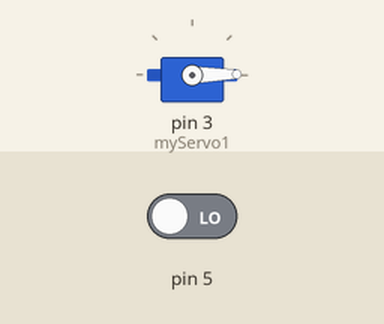
This sketch was run on a simulated Arduino Uno, built with avr-gcc and run on an emulated ATmega328P. On the bench: servo. The inputs (shaded band) are chosen by the test bench; at power-on: pin 5 LOW.

Above: at 1.2 s.
1.3 s: pin 5 driven HIGH
At 1.7 s:
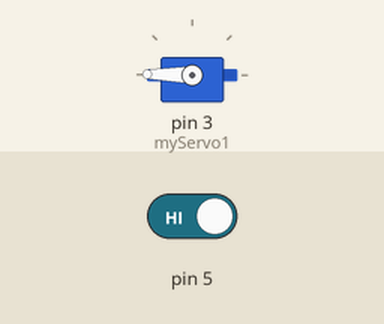
Timing chart, 0 to 4.3 s (numbered marks = the images above; inputs shaded):
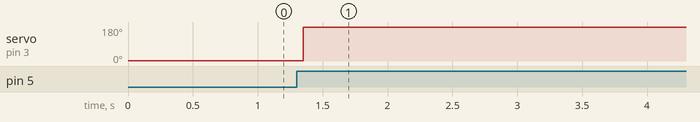

Measured:
- after the input at 1.3 s, servo on pin 3 (myServo1): 1° → 179° after 0.05 s

The sketch:

calibracion_cuchilla.ino
```cpp
#include <Servo.h>
Servo myServo1;
int e=0;
int ep=0;
int a =0;
void setup() {
Serial.begin (9600);
//cambios de via
myServo1.attach (3);
pinMode (5, INPUT);
}

void loop() {
  e=    digitalRead(5);
 if(e!=ep){
  if(e==HIGH)  {
      delay (50);
    a++;
  }
  }
  ep=e;
if (a %2 != 0){
   myServo1.write (179);
}else{
   myServo1.write (01);
}
}
```
